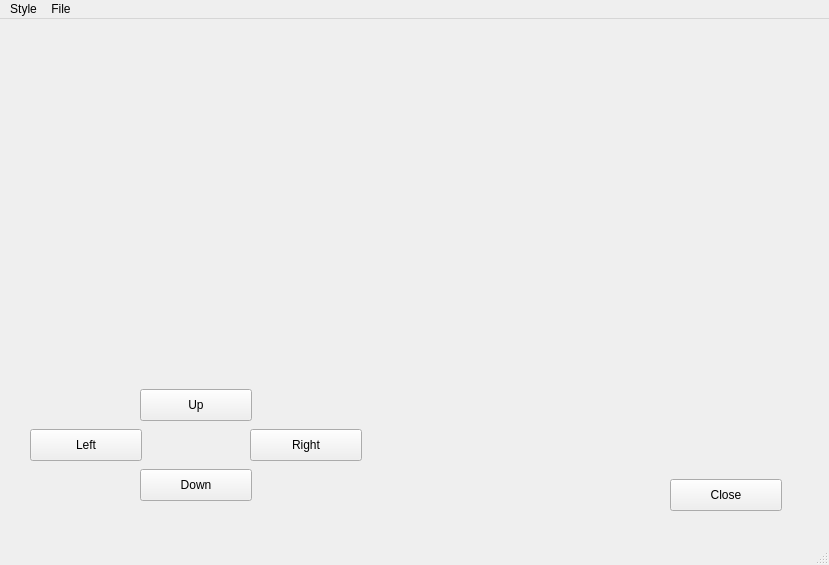
<?xml version="1.0" encoding="UTF-8"?>
<ui version="4.0">
 <class>MainWindow</class>
 <widget class="QMainWindow" name="MainWindow">
  <property name="geometry">
   <rect>
    <x>0</x>
    <y>0</y>
    <width>829</width>
    <height>565</height>
   </rect>
  </property>
  <property name="sizePolicy">
   <sizepolicy hsizetype="Expanding" vsizetype="Expanding">
    <horstretch>0</horstretch>
    <verstretch>0</verstretch>
   </sizepolicy>
  </property>
  <property name="minimumSize">
   <size>
    <width>829</width>
    <height>565</height>
   </size>
  </property>
  <property name="windowTitle">
   <string>MainWindow</string>
  </property>
  <widget class="QWidget" name="centralwidget">
   <widget class="QLabel" name="label">
    <property name="geometry">
     <rect>
      <x>30</x>
      <y>30</y>
      <width>771</width>
      <height>291</height>
     </rect>
    </property>
    <property name="sizePolicy">
     <sizepolicy hsizetype="Expanding" vsizetype="Expanding">
      <horstretch>0</horstretch>
      <verstretch>0</verstretch>
     </sizepolicy>
    </property>
    <property name="minimumSize">
     <size>
      <width>771</width>
      <height>291</height>
     </size>
    </property>
    <property name="sizeIncrement">
     <size>
      <width>0</width>
      <height>0</height>
     </size>
    </property>
    <property name="focusPolicy">
     <enum>Qt::NoFocus</enum>
    </property>
    <property name="autoFillBackground">
     <bool>false</bool>
    </property>
    <property name="text">
     <string/>
    </property>
    <property name="scaledContents">
     <bool>true</bool>
    </property>
   </widget>
   <widget class="QPushButton" name="closeButton">
    <property name="geometry">
     <rect>
      <x>670</x>
      <y>460</y>
      <width>112</width>
      <height>32</height>
     </rect>
    </property>
    <property name="sizePolicy">
     <sizepolicy hsizetype="Fixed" vsizetype="Fixed">
      <horstretch>0</horstretch>
      <verstretch>0</verstretch>
     </sizepolicy>
    </property>
    <property name="minimumSize">
     <size>
      <width>112</width>
      <height>32</height>
     </size>
    </property>
    <property name="sizeIncrement">
     <size>
      <width>0</width>
      <height>0</height>
     </size>
    </property>
    <property name="text">
     <string>Close</string>
    </property>
   </widget>
   <widget class="QPushButton" name="rightButton">
    <property name="geometry">
     <rect>
      <x>250</x>
      <y>410</y>
      <width>112</width>
      <height>32</height>
     </rect>
    </property>
    <property name="sizePolicy">
     <sizepolicy hsizetype="Fixed" vsizetype="Fixed">
      <horstretch>0</horstretch>
      <verstretch>0</verstretch>
     </sizepolicy>
    </property>
    <property name="minimumSize">
     <size>
      <width>112</width>
      <height>32</height>
     </size>
    </property>
    <property name="sizeIncrement">
     <size>
      <width>0</width>
      <height>0</height>
     </size>
    </property>
    <property name="text">
     <string>Right</string>
    </property>
    <attribute name="buttonGroup">
     <string notr="true">Joystick</string>
    </attribute>
   </widget>
   <widget class="QPushButton" name="upButton">
    <property name="geometry">
     <rect>
      <x>140</x>
      <y>370</y>
      <width>112</width>
      <height>32</height>
     </rect>
    </property>
    <property name="sizePolicy">
     <sizepolicy hsizetype="Fixed" vsizetype="Fixed">
      <horstretch>0</horstretch>
      <verstretch>0</verstretch>
     </sizepolicy>
    </property>
    <property name="minimumSize">
     <size>
      <width>112</width>
      <height>32</height>
     </size>
    </property>
    <property name="sizeIncrement">
     <size>
      <width>0</width>
      <height>0</height>
     </size>
    </property>
    <property name="text">
     <string>Up</string>
    </property>
    <attribute name="buttonGroup">
     <string notr="true">Joystick</string>
    </attribute>
   </widget>
   <widget class="QPushButton" name="leftButton">
    <property name="geometry">
     <rect>
      <x>30</x>
      <y>410</y>
      <width>112</width>
      <height>32</height>
     </rect>
    </property>
    <property name="sizePolicy">
     <sizepolicy hsizetype="Fixed" vsizetype="Fixed">
      <horstretch>0</horstretch>
      <verstretch>0</verstretch>
     </sizepolicy>
    </property>
    <property name="minimumSize">
     <size>
      <width>112</width>
      <height>32</height>
     </size>
    </property>
    <property name="sizeIncrement">
     <size>
      <width>0</width>
      <height>0</height>
     </size>
    </property>
    <property name="text">
     <string>Left</string>
    </property>
    <attribute name="buttonGroup">
     <string notr="true">Joystick</string>
    </attribute>
   </widget>
   <widget class="QPushButton" name="downButton">
    <property name="geometry">
     <rect>
      <x>140</x>
      <y>450</y>
      <width>112</width>
      <height>32</height>
     </rect>
    </property>
    <property name="sizePolicy">
     <sizepolicy hsizetype="Fixed" vsizetype="Fixed">
      <horstretch>0</horstretch>
      <verstretch>0</verstretch>
     </sizepolicy>
    </property>
    <property name="minimumSize">
     <size>
      <width>112</width>
      <height>32</height>
     </size>
    </property>
    <property name="sizeIncrement">
     <size>
      <width>0</width>
      <height>0</height>
     </size>
    </property>
    <property name="text">
     <string>Down</string>
    </property>
    <attribute name="buttonGroup">
     <string notr="true">Joystick</string>
    </attribute>
   </widget>
  </widget>
  <widget class="QStatusBar" name="statusbar"/>
  <widget class="QMenuBar" name="menubar">
   <property name="geometry">
    <rect>
     <x>0</x>
     <y>0</y>
     <width>829</width>
     <height>22</height>
    </rect>
   </property>
   <widget class="QMenu" name="menuStyle">
    <property name="title">
     <string>Style</string>
    </property>
    <addaction name="editWidth"/>
    <addaction name="editColour"/>
   </widget>
   <widget class="QMenu" name="menuFile">
    <property name="title">
     <string>File</string>
    </property>
    <addaction name="imageSave"/>
    <addaction name="showHelp"/>
    <addaction name="optionExit"/>
   </widget>
   <addaction name="menuStyle"/>
   <addaction name="menuFile"/>
  </widget>
  <action name="editWidth">
   <property name="text">
    <string>Width</string>
   </property>
  </action>
  <action name="editColour">
   <property name="text">
    <string>Colour</string>
   </property>
  </action>
  <action name="imageSave">
   <property name="text">
    <string>Save</string>
   </property>
  </action>
  <action name="optionExit">
   <property name="text">
    <string>Exit</string>
   </property>
  </action>
  <action name="showHelp">
   <property name="text">
    <string>Help</string>
   </property>
  </action>
 </widget>
 <resources/>
 <connections>
  <connection>
   <sender>closeButton</sender>
   <signal>clicked()</signal>
   <receiver>MainWindow</receiver>
   <slot>close()</slot>
   <hints>
    <hint type="sourcelabel">
     <x>75</x>
     <y>304</y>
    </hint>
    <hint type="destinationlabel">
     <x>399</x>
     <y>299</y>
    </hint>
   </hints>
  </connection>
 </connections>
 <buttongroups>
  <buttongroup name="Joystick"/>
 </buttongroups>
</ui>
